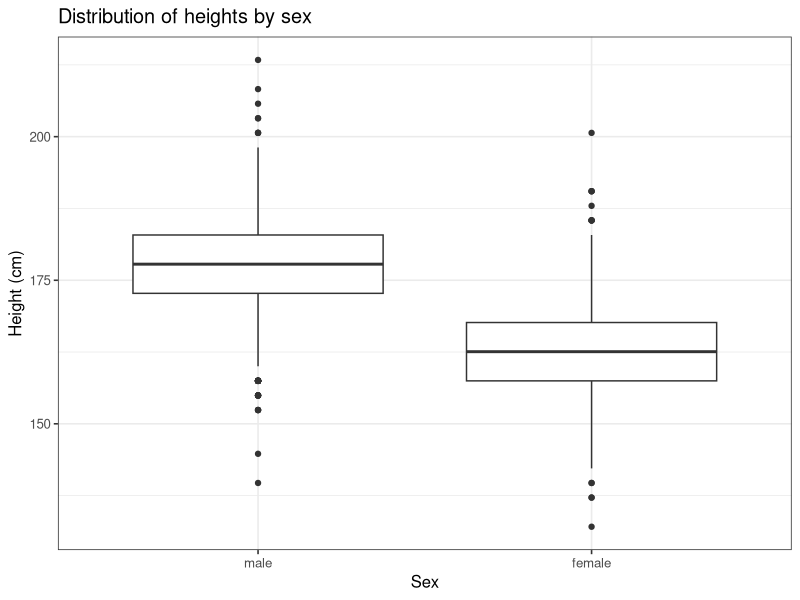
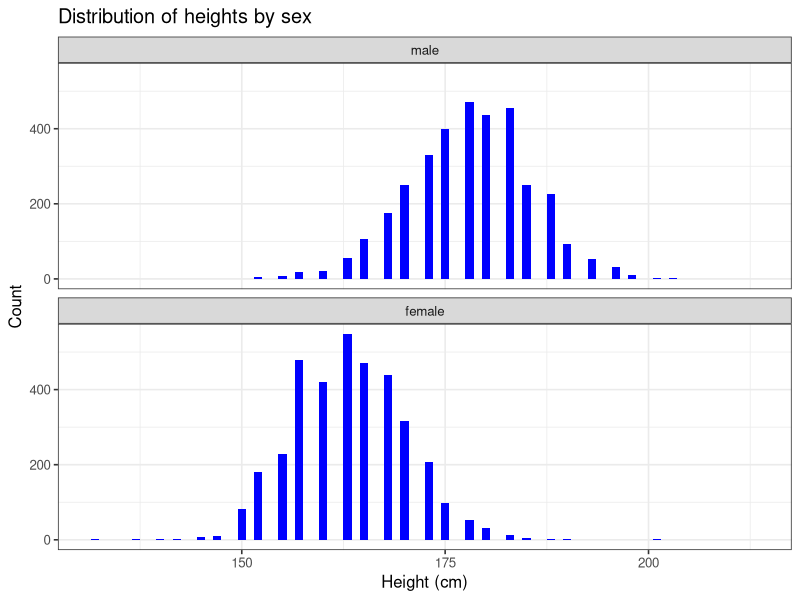
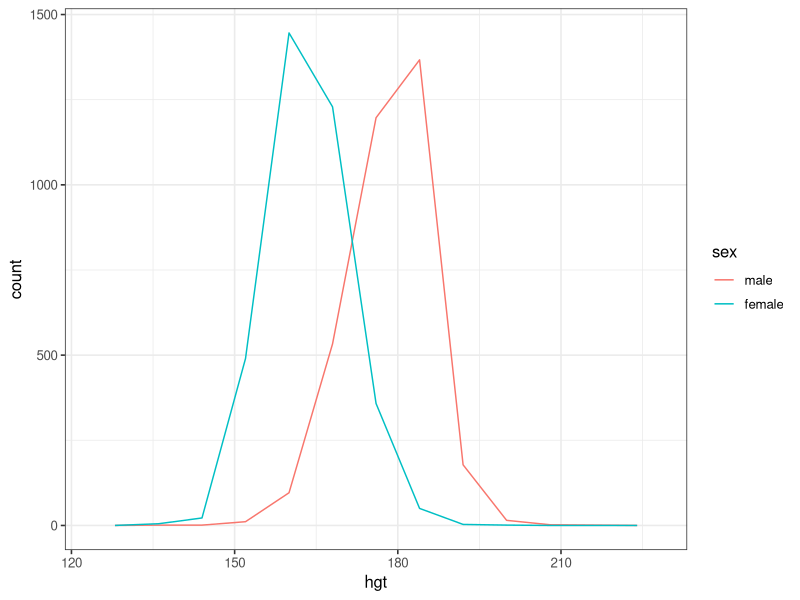
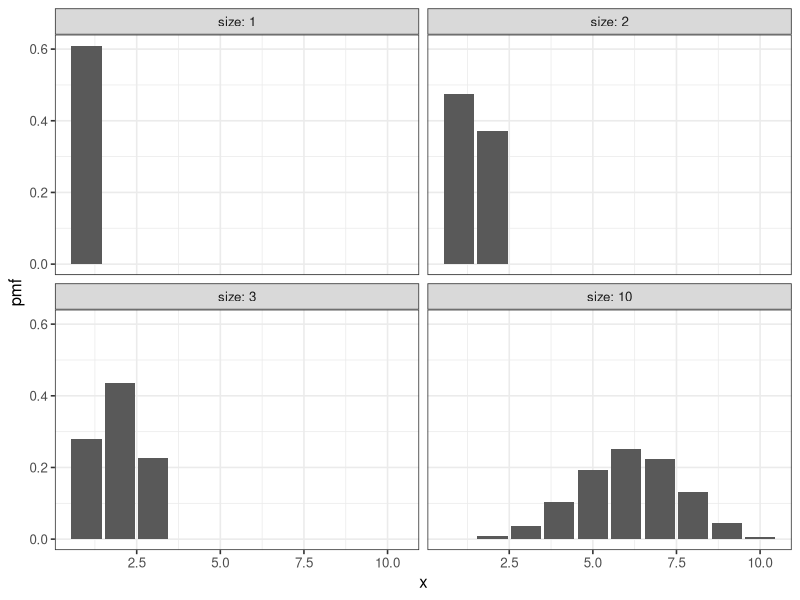

Generate these figures, in order, with R:
## ---- chunk 1
knitr::opts_chunk$set(echo = TRUE)

options(dplyr.summarise.inform = FALSE)
library(tidyverse)

# set theme used for plotting
theme_set(theme_bw(base_size = 12))

# Modelr package
library(modelr)

library(ggplot2)

## ---- chunk 2
heights <- heights

heights
## ---- chunk 3
heights$hgt <- heights$height * 2.54

heights$wgt <- heights$weight * 0.45359237

heights
## ---- chunk 4
ggplot(heights, aes(x = sex, y = hgt)) + 
  geom_boxplot() +
  xlab("Sex") +
  ylab("Height (cm)") +
  ggtitle("Distribution of heights by sex")
## ---- chunk 5
ggplot(heights, aes(x = hgt)) +
  geom_histogram(binwidth = 1, fill = "blue") +
  facet_wrap(~ sex, ncol = 1) +
  xlab("Height (cm)") +
  ylab("Count") +
  ggtitle("Distribution of heights by sex")
## ---- chunk 6
#?heights
ggplot(heights, aes(x = hgt, color = sex, fill = sex)) +
  geom_freqpoly(binwidth = 8)
## ---- chunk 7
hgt_summary <- heights %>%
  group_by(sex) %>%
  summarize(
    hgt_mean = mean(hgt),
    hgt_sd = sd(hgt),
    counts = n()
)

hgt_summary
## ---- chunk 8

## ---- chunk 9

## ---- chunk 10

## ---- chunk 11

## ---- chunk 12

## ---- chunk 13

## ---- chunk 14

## ---- chunk 15

## ---- chunk 16

## ---- chunk 17

## ---- chunk 18

## ---- chunk 19

## ---- chunk 20

## ---- chunk 21

## ---- chunk 22
x_values <- 1:10
prob <- 0.61

pdata_s1 <- tibble(x = x_values,
                    size = 1,
                    prob = dbinom(x_values, size, prob))
pdata_s2 <- tibble(x = x_values,
                    size = 2,
                    prob = dbinom(x_values, size, prob))
pdata_s3 <- tibble(x = x_values,
                    size = 3,
                    prob = dbinom(x_values, size, prob))
pdata_s10 <- tibble(x = x_values,
                    size = 10,
                    prob = dbinom(x_values, size, prob))

pdata_s <- rbind(pdata_s1,
                 pdata_s2,
                 pdata_s3,
                 pdata_s10)

ggplot() +
  geom_bar(data=pdata_s, aes(x, prob), stat = "identity") +
  ylab("pmf") +
  facet_wrap(~ size, labeller = label_both)
## ---- chunk 23

## ---- chunk 24

## ---- chunk 25

## ---- chunk 26

## ---- chunk 27

## ---- chunk 28

## ---- chunk 29

## ---- chunk 30

## ---- chunk 31

## ---- chunk 32

## ---- chunk 33

## ---- chunk 34

## ---- chunk 35

## ---- chunk 36
